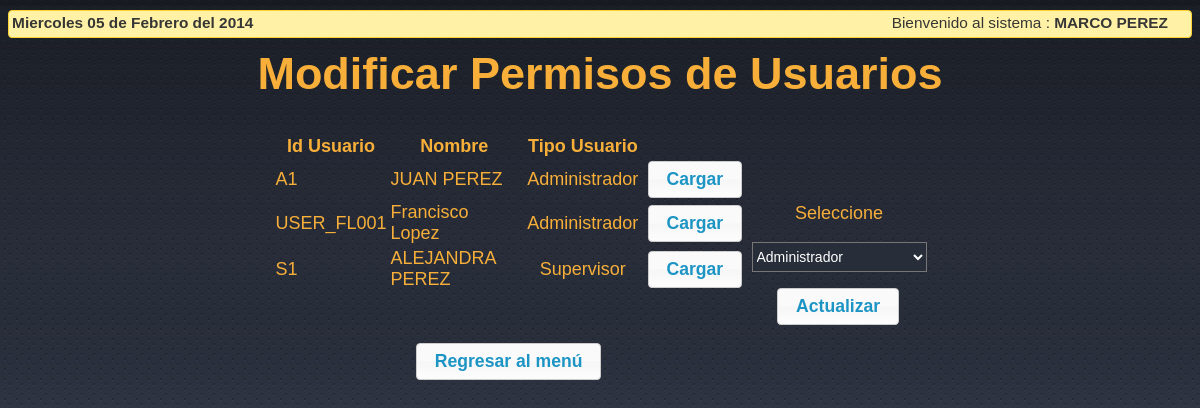
/ModuloUsuario/usuariomodificarpermisos.php (signed in), run on the app's committed database.
### tables this page shows
CREATE TABLE IF NOT EXISTS `USUARIO` (
  `IDUSUARIO` varchar(10) NOT NULL,
  `NOMBRE` varchar(30) NOT NULL,
  `APELLIDO` varchar(30) NOT NULL,
  `FECHANACIMIENTO` date NOT NULL,
  `PASS` varchar(32) NOT NULL,
  `ROL` int(11) NOT NULL,
  `ESTADO` int(11) NOT NULL DEFAULT '1',
  `FECHAULTIMAMODIFICACION` timestamp NOT NULL DEFAULT CURRENT_TIMESTAMP ON UPDATE CURRENT_TIMESTAMP,
  PRIMARY KEY (`IDUSUARIO`)
);

### ModuloUsuario/funciones.php (the view, shortened to what this page needs)
<?php
function mostrarusuario(){
	$cont=TRUE;
	$salida = -1;
	if($cont == TRUE){
		$sql='SELECT * FROM USUARIO WHERE IDUSUARIO !=\''.trim($_SESSION['usuario']).'\'  ORDER BY ROL';
			$result=mysql_query($sql);
			@$num_result = mysql_num_rows($result);
			if(@$num_result>= $GLOBALS["cantFilas"] ){
				echo '<div style="height:300px;width:700px;overflow:scroll;">
				<Table border="0">';
			}else{
			  echo '<table border="0">';
			}
			echo '
        <tr>
          <th width="110" scope="col" class="log">Id Usuario</th>
          <th width="215" scope="col" class="log">Nombre </th>
          <th width="165" scope="col" class="log">Tipo Usuario</th>
		  <th width="70"></th>
        </tr>';
			if( $num_result >= 1){
				for($i=0; $i <$num_result; $i++){
					$fila=mysql_fetch_array($result);
					echo '<tr>';
					echo '<td class="log">'.$fila['IDUSUARIO'].'</td>';
					echo '<td class="log">'.$fila['NOMBRE'].' '.$fila['APELLIDO'].'</td>';
					switch(trim($fila['ROL'])){
						case 1:
							$msg='Administrador';
							break;
						case 2:
							$msg='Supervisor';
							break;
					}
					echo '<td  class="log" align="center">'.$msg.'</td>';
					echo '<td><input name="button" type="button" id="button" onclick="
					document.form1.modificado.value=\''.$fila['IDUSUARIO'].'\';
					document.form1.tipo.selectedIndex=\''.($fila['ROL']-1).'\';
					" value="Cargar" /></td>';
					echo '</tr>';
				}
			}
			$salida=1;
			echo '</table>';
	}else{
		$salida=0;
	}
	return $salida;
}
function actualizarusuario(){
	if(isset($_POST['modificado']) ){
		$id=trim($_POST['modificado']);
		$tipo=trim($_POST['tipo']);
		if(!empty($id) ){
			$salida=2;
				$query ="SELECT IDUSUARIO FROM USUARIO WHERE IDUSUARIO='$id'";
				$result=mysql_query($query) or die("Error en:  " . mysql_error());
				if( mysql_fetch_row($result) > 0){
					$query = "UPDATE USUARIO SET ROL='$tipo' WHERE IDUSUARIO= '$id'";
					$result=mysql_query($query) or die("Error en:  " . mysql_error());
					deshabilita($id);
					$tabla='';
					switch($tipo){
						case 1:
							$tabla='ADMINISTRADOR ';
							break;
						case 2:
							$tabla='SUPERVISOR';
							break;
						case 3:
							$tabla='ENCARGADOINVENTARIO';
							break;
					}
					$query = "UPDATE $tabla SET ESTADO='1' WHERE IDUSUARIO= '$id';";
					$result=mysql_query($query) or die("Error en:  " . mysql_error());
					seguridad($_SESSION['usuario'],$_SESSION['tipo'],'Actualizamos usuario '.$id.' a usuario tipo '.$tabla);
					if($result){
						$salida=1;
					}
				}else{
					$salida= 3;
				}
		}else{
			$salida=0;
		}
	}else{
		$salida=0;
	}
	mostrarusuario();
	return $salida;
}
?>

### css/style.css (style rules this page uses)
body { background: transparent url(../images/bg.png) repeat; }
.log { font-family: "Arial", "Helvetica"; color: #F7AF39; font-size: 18px; font-style: normal; }

### data on the page
usuario: IDUSUARIO "A1", NOMBRE "JUAN", APELLIDO "PEREZ", ROL "Administrador"
usuario: IDUSUARIO "USER_FL001", NOMBRE "Francisco", APELLIDO "Lopez", ROL "Administrador"
usuario: IDUSUARIO "S1", NOMBRE "ALEJANDRA", APELLIDO "PEREZ", ROL "Supervisor"

### other printed values
$_SESSION['nombre'] "MARCO PEREZ"
